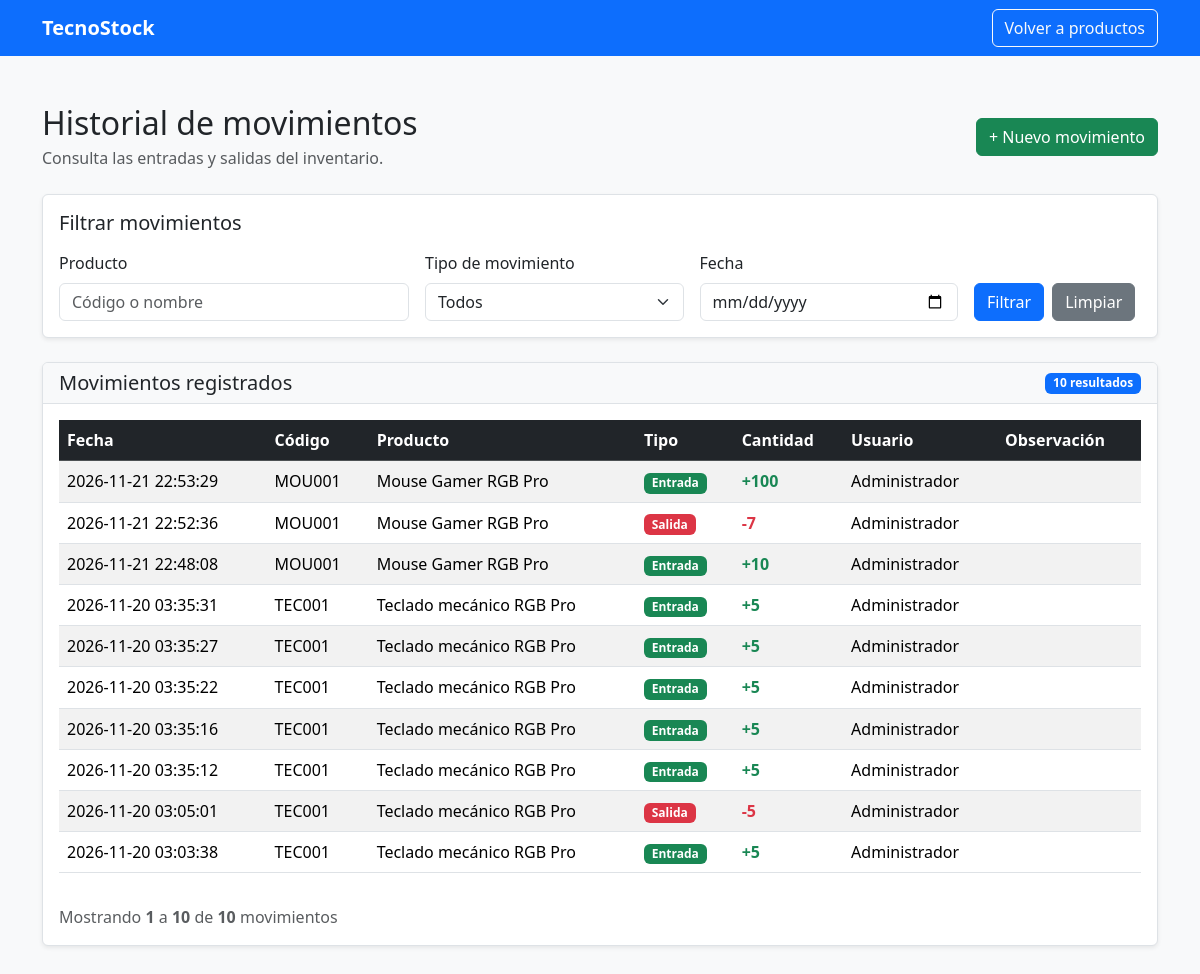
The app's page /historial.php (signed in) with its own data.
### tables this page shows
CREATE TABLE `movimiento` (
  `id_movimiento` int(11) NOT NULL,
  `fecha_hora` datetime NOT NULL DEFAULT current_timestamp(),
  `tipo` enum('ENTRADA','SALIDA') NOT NULL,
  `cantidad` int(11) NOT NULL,
  `observacion` text DEFAULT NULL,
  `id_producto` int(11) NOT NULL,
  `id_usuario` int(11) NOT NULL
);

CREATE TABLE `producto` (
  `id_producto` int(11) NOT NULL,
  `codigo` varchar(50) NOT NULL,
  `nombre` varchar(150) NOT NULL,
  `descripcion` text DEFAULT NULL,
  `precio` decimal(12,2) NOT NULL DEFAULT 0.00,
  `stock_actual` int(11) NOT NULL DEFAULT 0,
  `stock_minimo` int(11) NOT NULL DEFAULT 0,
  `estado` tinyint(1) NOT NULL DEFAULT 1,
  `id_categoria` int(11) NOT NULL
);

CREATE TABLE `usuario` (
  `id_usuario` int(11) NOT NULL,
  `nombre` varchar(100) NOT NULL,
  `correo` varchar(150) NOT NULL,
  `clave` varchar(255) NOT NULL,
  `estado` tinyint(1) NOT NULL DEFAULT 1
);

### historial.php (the view, shortened to what this page needs)
<?php
require_once "conexion.php";
function escapar($valor) {
    return htmlspecialchars(
        (string)$valor,
        ENT_QUOTES,
        "UTF-8"
    );
}
$buscar = $_GET["buscar"] ?? "";
$fecha = $_GET["fecha"] ?? "";
$buscar = is_string($buscar) ? trim($buscar) : "";
$fecha = is_string($fecha) ? $fecha : "";
$por_pagina = 20;
$pagina = filter_input(
    INPUT_GET,
    "pagina",
    FILTER_VALIDATE_INT,
    ["options" => ["min_range" => 1]]
);
if ($pagina === false || $pagina === null) {
    $pagina = 1;
}
$condiciones = " WHERE 1 = 1";
$desde = " FROM movimiento m
           INNER JOIN producto p
               ON m.id_producto = p.id_producto
           INNER JOIN usuario u
               ON m.id_usuario = u.id_usuario";
$sql_total = "SELECT COUNT(*)
              $desde
              $condiciones";
$consulta_total = $conexion->prepare($sql_total);
$consulta_total->execute();
$total_resultados = (int)$consulta_total->fetchColumn();
$total_paginas = max(
    1,
    (int)ceil($total_resultados / $por_pagina)
);
$pagina = min($pagina, $total_paginas);
$offset = ($pagina - 1) * $por_pagina;
$sql = "SELECT
            m.id_movimiento,
            m.fecha_hora,
            m.tipo,
            m.cantidad,
            m.observacion,
            p.codigo,
            p.nombre AS producto,
            u.nombre AS usuario
        $desde
        $condiciones
        ORDER BY
            m.fecha_hora DESC,
            m.id_movimiento DESC
        LIMIT :limite OFFSET :offset";
$consulta = $conexion->prepare($sql);
$consulta->bindValue(
    ":limite",
    $por_pagina,
    PDO::PARAM_INT
);
$consulta->bindValue(
    ":offset",
    $offset,
    PDO::PARAM_INT
);
$consulta->execute();
$movimientos = $consulta->fetchAll(PDO::FETCH_ASSOC);
$desde_resultado = $total_resultados > 0
    ? $offset + 1
    : 0;
$hasta_resultado = min(
    $offset + $por_pagina,
    $total_resultados
);
?>
<!DOCTYPE html>
<html lang="es">
<head>
    <link
        href="https://cdn.jsdelivr.net/npm/bootstrap@5.3.3/dist/css/bootstrap.min.css"
        rel="stylesheet"
    >
    <link
        href="css/tema.css"
        rel="stylesheet"
    >
</head>
<body>
<nav class="navbar navbar-dark bg-primary">
    <div class="container">
        <a href="dashboard.php"
           class="navbar-brand fw-bold">
            TecnoStock
        </a>
        <a href="productos.php"
           class="btn btn-outline-light">
            Volver a productos
        </a>
    </div>
</nav>
<main class="container my-5">
    <div class="d-flex justify-content-between
                align-items-center flex-wrap gap-3 mb-4">
        <div>
            <h2 class="mb-1">
                Historial de movimientos
            </h2>
            <p class="text-body-secondary mb-0">
                Consulta las entradas y salidas del inventario.
            </p>
        </div>
        <a href="movimientos.php"
           class="btn btn-success">
            + Nuevo movimiento
        </a>
    </div>
    <div class="card shadow-sm mb-4">
        <div class="card-body">
            <h5 class="mb-3">
                Filtrar movimientos
            </h5>
            <form
                method="GET"
                action="historial.php"
                id="formFiltrosHistorial"
                class="row g-3 align-items-end"
            >
                <div class="col-md-4">
                    <label class="form-label">
                        Producto
                    </label>
                    <input
                        type="search"
                        name="buscar"
                        class="form-control"
                        placeholder="Código o nombre"
                        value="<?= escapar($buscar) ?>"
                    >
                </div>
                <div class="col-md-3">
                    <label class="form-label">
                        Tipo de movimiento
                    </label>
                    <select
                        name="tipo"
                        class="form-select"
                    >
                        <option value="">
                            Todos
                        </option>
                    </select>
                </div>
                <div class="col-md-3">
                    <label class="form-label">
                        Fecha
                    </label>
                    <input
                        type="date"
                        name="fecha"
                        class="form-control"
                        value="<?= escapar($fecha) ?>"
                    >
                </div>
                <div class="col-md-2">
                    <div class="d-flex gap-2">
                        <button
                            type="submit"
                            class="btn btn-primary"
                        >
                            Filtrar
                        </button>
                        <a
                            href="historial.php"
                            id="limpiarHistorial"
                            class="btn btn-secondary"
                        >
                            Limpiar
                        </a>
                    </div>
                </div>
            </form>
        </div>
    </div>
    <div
        class="card shadow-sm"
        id="resultadosHistorial"
        aria-live="polite"
    >
        <div class="card-header bg-body-tertiary
                    d-flex justify-content-between
                    align-items-center flex-wrap gap-2">
            <h5 class="mb-0">
                Movimientos registrados
            </h5>
            <span class="badge bg-primary">
                <?= $total_resultados ?> resultados
            </span>
        </div>
        <div class="card-body">
            <div class="table-responsive">
                <table class="table table-striped
                              table-hover align-middle">
                    <thead class="table-dark">
                        <tr>
                            <th>Fecha</th>
                            <th>Código</th>
                            <th>Producto</th>
                            <th>Tipo</th>
                            <th>Cantidad</th>
                            <th>Usuario</th>
                            <th>Observación</th>
                        </tr>
                    </thead>
                    <tbody>
                    <?php foreach ($movimientos as $movimiento): ?>
                        <tr>
                            <td>
                                <?= escapar(
                                    $movimiento["fecha_hora"]
                                ) ?>
                            </td>
                            <td>
                                <?= escapar(
                                    $movimiento["codigo"]
                                ) ?>
                            </td>
                            <td>
                                <?= escapar(
                                    $movimiento["producto"]
                                ) ?>
                            </td>
                            <td>
                                <?php if ($movimiento["tipo"] === "ENTRADA"): ?>
                                    <span class="badge bg-success">
                                        Entrada
                                    </span>
                                <?php else: ?>
                                    <span class="badge bg-danger">
                                        Salida
                                    </span>
                                <?php endif; ?>
                            </td>
                            <td>
                                <?php if ($movimiento["tipo"] === "ENTRADA"): ?>
                                    <span class="text-success fw-bold">
                                        +<?= (int)$movimiento["cantidad"] ?>
                                    </span>
                                <?php else: ?>
                                    <span class="text-danger fw-bold">
                                        -<?= (int)$movimiento["cantidad"] ?>
                                    </span>
                                <?php endif; ?>
                            </td>
                            <td>
                                <?= escapar(
                                    $movimiento["usuario"]
                                ) ?>
                            </td>
                            <td>
                            </td>
                        </tr>
                    <?php endforeach; ?>
                    </tbody>
                </table>
            </div>
            <div class="d-flex justify-content-between
                        align-items-center flex-wrap gap-3 mt-3">
                <p class="text-body-secondary mb-0">
                    Mostrando
                    <strong><?= $desde_resultado ?></strong>
                    a
                    <strong><?= $hasta_resultado ?></strong>
                    de
                    <strong><?= $total_resultados ?></strong>
                    movimientos
                </p>
            </div>
        </div>
    </div>
</main>
</body>
</html>

### temas/tema.css (style rules this page uses)
:root { color-scheme: light; }
body { background-color: var(--bs-tertiary-bg) !important; color: var(--bs-body-color); transition: background-color 0.2s, color 0.2s; }
.card { background-color: var(--bs-card-bg); color: var(--bs-body-color); border-color: var(--bs-border-color); }
.card-body { color: var(--bs-body-color); }
.card-header { color: var(--bs-body-color); border-color: var(--bs-border-color); }
.form-control, .form-select { background-color: var(--bs-body-bg); color: var(--bs-body-color); border-color: var(--bs-border-color); }
.form-control::placeholder { color: var(--bs-secondary-color); }
.table { color: var(--bs-body-color); border-color: var(--bs-border-color); }
.navbar { transition: background-color 0.2s; }

### records on screen
movimiento: fecha_hora "2026-11-21 22:53:29", id_producto.codigo "MOU001", id_producto.nombre "Mouse Gamer RGB Pro", tipo "Entrada", cantidad "100", id_usuario.nombre "Administrador"
movimiento: fecha_hora "2026-11-21 22:52:36", id_producto.codigo "MOU001", id_producto.nombre "Mouse Gamer RGB Pro", tipo "Salida", cantidad "7", id_usuario.nombre "Administrador"
movimiento: fecha_hora "2026-11-21 22:48:08", id_producto.codigo "MOU001", id_producto.nombre "Mouse Gamer RGB Pro", tipo "Entrada", cantidad "10", id_usuario.nombre "Administrador"
movimiento: fecha_hora "2026-11-20 03:35:31", id_producto.codigo "TEC001", id_producto.nombre "Teclado mecánico RGB Pro", tipo "Entrada", cantidad "5", id_usuario.nombre "Administrador"
movimiento: fecha_hora "2026-11-20 03:35:27", id_producto.codigo "TEC001", id_producto.nombre "Teclado mecánico RGB Pro", tipo "Entrada", cantidad "5", id_usuario.nombre "Administrador"
movimiento: fecha_hora "2026-11-20 03:35:22", id_producto.codigo "TEC001", id_producto.nombre "Teclado mecánico RGB Pro", tipo "Entrada", cantidad "5", id_usuario.nombre "Administrador"
movimiento: fecha_hora "2026-11-20 03:35:16", id_producto.codigo "TEC001", id_producto.nombre "Teclado mecánico RGB Pro", tipo "Entrada", cantidad "5", id_usuario.nombre "Administrador"
movimiento: fecha_hora "2026-11-20 03:35:12", id_producto.codigo "TEC001", id_producto.nombre "Teclado mecánico RGB Pro", tipo "Entrada", cantidad "5", id_usuario.nombre "Administrador"
movimiento: fecha_hora "2026-11-20 03:05:01", id_producto.codigo "TEC001", id_producto.nombre "Teclado mecánico RGB Pro", tipo "Salida", cantidad "5", id_usuario.nombre "Administrador"
movimiento: fecha_hora "2026-11-20 03:03:38", id_producto.codigo "TEC001", id_producto.nombre "Teclado mecánico RGB Pro", tipo "Entrada", cantidad "5", id_usuario.nombre "Administrador"

### other values on screen
$total_resultados "10"
$desde_resultado "1"
$hasta_resultado "10"
